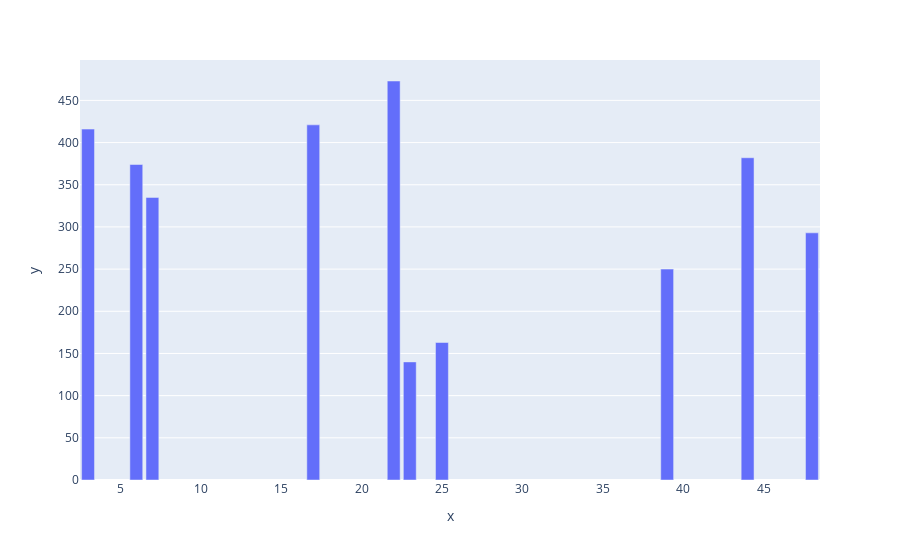

Source (notebook cell):
### Code cell
import plotly.express as px
x = np.array(random.sample(range(1, 50), 10))
y = np.array(random.sample(range(100, 500), 10))
fig = px.bar(x=x, y=y)
fig.show()

### Figure 1 — Plotly figure (JSON) as saved in the notebook; plotly's stock layout.template omitted (floating-point values rounded to 4 significant figures)
{"data": [{"hovertemplate": "x=%{x}<br>y=%{y}<extra></extra>", "legendgroup": "", "marker": {"color": "#636efa", "pattern": {"shape": ""}}, "name": "", "orientation": "v", "showlegend": false, "textposition": "auto", "type": "bar", "x": [22, 7, 6, 25, 48, 23, 44, 39, 17, 3], "xaxis": "x", "y": [473, 335, 374, 163, 293, 140, 382, 250, 421, 416], "yaxis": "y"}], "layout": {"barmode": "relative", "legend": {"tracegroupgap": 0}, "margin": {"t": 60}, "xaxis": {"anchor": "y", "domain": [0, 1], "title": {"text": "x"}}, "yaxis": {"anchor": "x", "domain": [0, 1], "title": {"text": "y"}}}}
